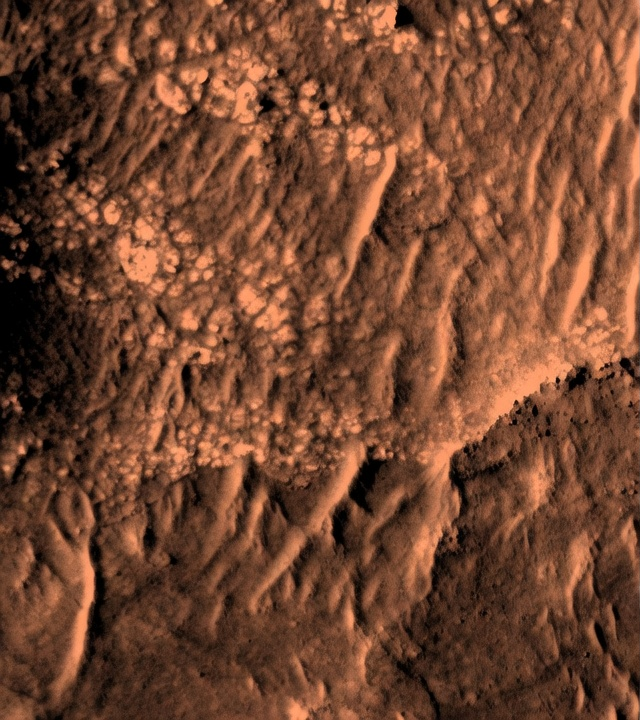
#> input picture worlds/jezero-corduroy-ridges/assets/terrain_texture.png, 640 x 720 px, found by its file name
$ python build_scene.py
#> lines starting #> are read from the running program, lines starting #| are printed output that depends on the picture
#!/usr/bin/env python3
"""Assemble mars_scene.usda from the Grok assets in assets/.

Inputs (from generate_assets.py): terrain_texture.png + heightmap.png (joint
canvas halves), terrain_hires.jpg (recursive quadrant upscale, optional),
MarsSky.png.

Small world = high texel density; the recursive Grok upscale multiplies the
ground texture resolution without ever touching the heightmap, so the mesh
stays identical. Textured sky dome + warm sun/fill; rover with solar panel
and mast cameras. Z-up, meters, Isaac-friendly. Gate with usdchecker +
usdrecord.
"""

import math
from pathlib import Path

import numpy as np
from PIL import Image

WORLD_W = 44.0        # meters; height/depth follow the canvas panel aspect
HEIGHT_RANGE = 6.0    # meters black->white
GRID_STEP = 0.25      # target vertex spacing, meters
SPAWN_FLATTEN_R = 2.5 # landing-zone flatten radius, meters


def fmt(v):
    return f"({v[0]:.4g}, {v[1]:.4g}, {v[2]:.4g})"


def fmt2(v):
    return f"({v[0]:.4g}, {v[1]:.4g})"


def lookat_matrix(eye, target, up=(0, 0, 1)):
    eye, target, up = (np.array(v, dtype=float) for v in (eye, target, up))
    f = target - eye
    f /= np.linalg.norm(f)
    r = np.cross(f, up)
    r /= np.linalg.norm(r)
    u = np.cross(r, f)
    return [r, u, -f], eye


def matrix4_str(rows, eye):
    r, u, z = rows
    return (
        f"( ({r[0]:.4g}, {r[1]:.4g}, {r[2]:.4g}, 0), "
        f"({u[0]:.4g}, {u[1]:.4g}, {u[2]:.4g}, 0), "
        f"({z[0]:.4g}, {z[1]:.4g}, {z[2]:.4g}, 0), "
        f"({eye[0]:.4g}, {eye[1]:.4g}, {eye[2]:.4g}, 1) )"
    )


FACES = [
    (2, -1, [0, 3, 2, 1]), (2, +1, [4, 5, 6, 7]),
    (1, -1, [0, 1, 5, 4]), (1, +1, [2, 3, 7, 6]),
    (0, -1, [3, 0, 4, 7]), (0, +1, [1, 2, 6, 5]),
]


# [42 lines left out: function box_mesh, not called in this run]


def tex_material(mid, tex, rough, metal=0.0):
    base = f"/World/Materials/{mid}"
    return f'''        def Material "{mid}"
        {{
            token outputs:surface.connect = <{base}/PBR.outputs:surface>

            def Shader "PBR"
            {{
                uniform token info:id = "UsdPreviewSurface"
                color3f inputs:diffuseColor.connect = <{base}/Tex.outputs:rgb>
                float inputs:roughness = {rough}
                float inputs:metallic = {metal}
                token outputs:surface
            }}

            def Shader "stReader"
            {{
                uniform token info:id = "UsdPrimvarReader_float2"
                string inputs:varname = "st"
                float2 outputs:result
            }}

            def Shader "Tex"
            {{
                uniform token info:id = "UsdUVTexture"
                asset inputs:file = @assets/{tex}@ (
                    colorSpace = "sRGB"
                )
                float2 inputs:st.connect = <{base}/stReader.outputs:result>
                token inputs:wrapS = "repeat"
                token inputs:wrapT = "repeat"
                float3 outputs:rgb
            }}
        }}
'''


# [15 lines left out: function color_material, not called in this run]


def build(assets: Path, out: Path) -> None:
    from PIL import ImageFilter
    macro = Image.open(assets / "terrain_texture.png").convert("RGB")
#> macro is the input picture: PIL image 640x720 RGB; mean R, G, B 114.9, 70.1, 47.7
    hm_img = Image.open(assets / "heightmap.png").convert("L")
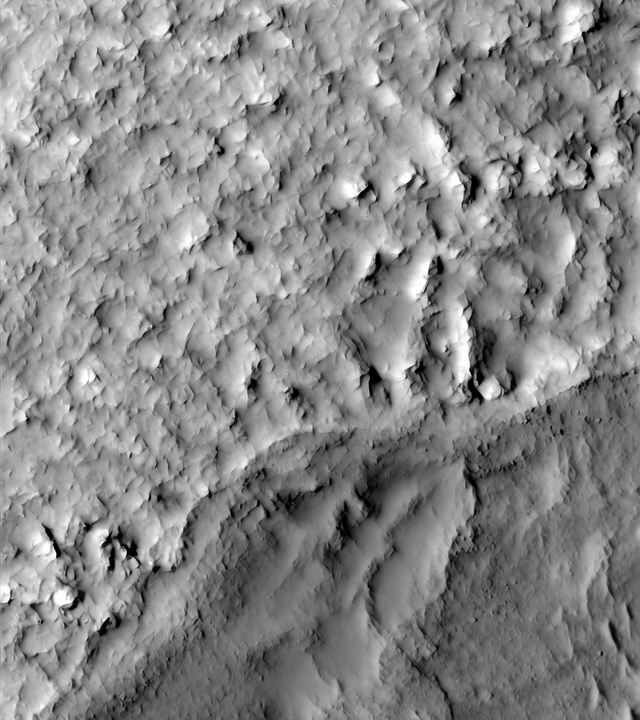
#> input picture worlds/jezero-corduroy-ridges/assets/heightmap.png, 640 x 720 px, found by its file name
#> hm_img is the input picture: PIL image 640x720 L; min 0, max 255, mean 135.2
    # smooth only for meshing (jpg speckle -> bumpy quads); stored asset stays crisp
    hm_img = hm_img.filter(ImageFilter.MedianFilter(5))
    hm_img = Image.blend(hm_img.filter(ImageFilter.GaussianBlur(6)),
                         hm_img.filter(ImageFilter.GaussianBlur(1.5)), 0.35)
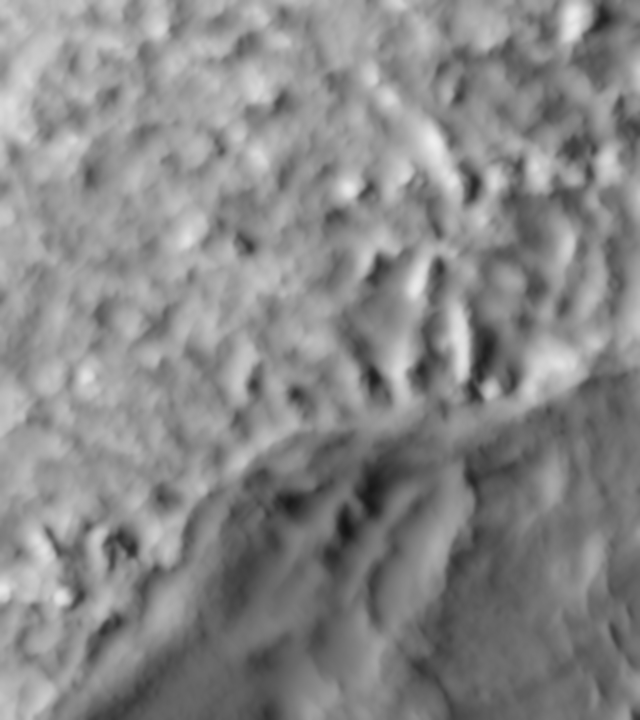
#> hm_img: PIL image 640x720 L; min 21, max 238, mean 135.6
    pw, ph = macro.size
#> pw = 640; ph = 720
    W = WORLD_W
    D = WORLD_W * ph / pw
#> D = 49.5

    # ground texture: recursive Grok upscale if available, else the raw panel
    ground_tex = "terrain_hires.jpg" if (assets / "terrain_hires.jpg").exists() else "terrain_texture.png"
    if ground_tex == "terrain_texture.png":
        print("NOTE: terrain_hires.jpg missing, binding base-res terrain_texture.png")

    # --- heightfield ------------------------------------------------------
    hm = np.asarray(hm_img, dtype=np.float32) / 255.0
    nx = int(W / GRID_STEP) + 1
    ny = int(D / GRID_STEP) + 1
#> ny = 199
    xs = np.linspace(0, W, nx)
    ys = np.linspace(0, D, ny)
#> ys = 199 values from 0 to 49.5
    ui = np.clip((xs / W) * (hm.shape[1] - 1), 0, hm.shape[1] - 1).astype(int)
#> ui = 177 values from 0 to 639
    vi = np.clip((1 - ys / D) * (hm.shape[0] - 1), 0, hm.shape[0] - 1).astype(int)
    H = hm[np.ix_(vi, ui)] * HEIGHT_RANGE
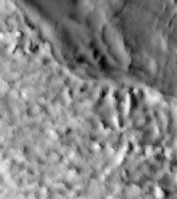
#> H: shape (199, 177) float32; min 0.541, max 5.6, mean 3.19; drawn with min black and max white

    def height_at(x, y):
        i = np.clip(x / W * (nx - 1), 0, nx - 1)
        j = np.clip(y / D * (ny - 1), 0, ny - 1)
        i0, j0 = int(i), int(j)
        i1, j1 = min(i0 + 1, nx - 1), min(j0 + 1, ny - 1)
        fi, fj = i - i0, j - j0
        return (H[j0, i0] * (1 - fi) * (1 - fj) + H[j0, i1] * fi * (1 - fj)
                + H[j1, i0] * (1 - fi) * fj + H[j1, i1] * fi * fj)

    # rover spawn: flattest interior spot
    best, spawn = None, (W / 2, D / 2)
#> spawn = (22, 24.75)
    win = 4
    for j in range(int(ny * 0.2), int(ny * 0.8), 2):
        for i in range(int(nx * 0.2), int(nx * 0.8), 2):
            v = H[j - win:j + win + 1, i - win:i + win + 1].std()
            if best is None or v < best:
                best, spawn = v, (xs[i], ys[j])
#> after the loop, best = 0.136; spawn = (19.75, 9.75)
    rx, ry = spawn
#> rx = 19.75; ry = 9.75
    rz = height_at(rx, ry)
#> in height_at, `i = np.clip(x / W * (nx - 1), 0, nx - 1)`: i = 79
#> in height_at, `j = np.clip(y / D * (ny - 1), 0, ny - 1)`: j = 39
#> in height_at, `i0, j0 = int(i), int(j)`: i0 = 79; j0 = 39
#> in height_at, `i1, j1 = min(i0 + 1, nx - 1), min(j0 + 1, ny - 1)`: i1 = 80; j1 = 40
#> in height_at, `fi, fj = i - i0, j - j0`: fi = 0
#> rz = 2.45

    # flatten landing zone around the spawn (v1 trick, keeps the drop stable)
    gx, gy = np.meshgrid(xs, ys)
    blend = np.exp(-(((gx - rx) ** 2 + (gy - ry) ** 2) / SPAWN_FLATTEN_R ** 2))
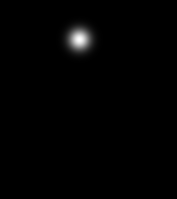
#> blend: shape (199, 177) float64; min 2.2e-151, max 1, mean 0.00892
    H = H * (1 - blend) + rz * blend

    yaw = math.atan2(D / 2 - ry, W / 2 - rx)
#> yaw = 1.42
    yaw_deg = math.degrees(yaw)
#> yaw_deg = 81.47

    pts, st = [], []
    for j in range(ny):
        for i in range(nx):
            pts.append(f"({xs[i]:.4g}, {ys[j]:.4g}, {H[j, i]:.4g})")
            st.append(f"({xs[i] / W:.4g}, {ys[j] / D:.4g})")
#> after the loop, pts = 35223 items; st = 35223 items
    counts, indices = [], []
    for j in range(ny - 1):
        for i in range(nx - 1):
            a = j * nx + i
            counts.append("4")
            indices += [str(a), str(a + 1), str(a + nx + 1), str(a + nx)]
    dzdx = np.gradient(H, xs, axis=1)
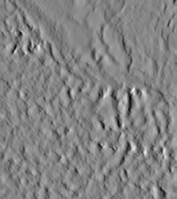
#> dzdx: shape (199, 177) float64; min -5.65, max 5.27, mean -0.0158; drawn with min black and max white
    dzdy = np.gradient(H, ys, axis=0)
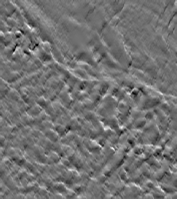
#> dzdy: shape (199, 177) float64; min -3.29, max 4.09, mean 0.0247; drawn with min black and max white
    nrm = []
    for j in range(ny):
        for i in range(nx):
            n = np.array([-dzdx[j, i], -dzdy[j, i], 1.0])
            n /= np.linalg.norm(n)
            nrm.append(f"({n[0]:.4g}, {n[1]:.4g}, {n[2]:.4g})")
#> after the loop, nrm = 35223 items

    # --- cameras ----------------------------------------------------------
    overhead = matrix4_str(*lookat_matrix((W / 2, D / 2, 42), (W / 2, D / 2 + 0.01, 0)))
    fwd = np.array([math.cos(yaw), math.sin(yaw), 0])
#> fwd = [0.148, 0.989, 0]
    left = np.array([-fwd[1], fwd[0], 0])
#> left = [-0.989, 0.148, 0]
    hero_eye = np.array([rx, ry, rz]) - 6.5 * fwd + 3.5 * left + np.array([0, 0, 2.4])
#> hero_eye = [15.32, 3.84, 4.85]
    hero = matrix4_str(*lookat_matrix(hero_eye, (rx, ry, rz + 0.9)))

    parts = [f'''#usda 1.0
(
    defaultPrim = "World"
    metersPerUnit = 1
    upAxis = "Z"
    doc = "Mars rover scene - Grok Imagine terrain/heightmap/tiles, deterministic assembly"
)

def Xform "World" (
    kind = "assembly"
)
{{
    def Mesh "Terrain" (
        prepend apiSchemas = ["MaterialBindingAPI"]
    )
    {{
        float3[] extent = [(0, 0, {float(H.min()):.4g}), ({W:.4g}, {D:.4g}, {float(H.max()):.4g})]
        int[] faceVertexCounts = [{", ".join(counts)}]
        int[] faceVertexIndices = [{", ".join(indices)}]
        point3f[] points = [{", ".join(pts)}]
        normal3f[] normals = [{", ".join(nrm)}] (
            interpolation = "vertex"
        )
        texCoord2f[] primvars:st = [{", ".join(st)}] (
            interpolation = "vertex"
        )
        uniform token subdivisionScheme = "none"
        uniform bool doubleSided = 1
        rel material:binding = </World/Materials/MarsGround>
    }}
''']

    parts.append(f'''    def Scope "Cameras"
    {{
        def Camera "OverheadCam"
        {{
            float focalLength = 16
            float2 clippingRange = (0.5, 300)
            matrix4d xformOp:transform = {overhead}
            uniform token[] xformOpOrder = ["xformOp:transform"]
        }}

        def Camera "HeroCam"
        {{
            float focalLength = 21
            float2 clippingRange = (0.05, 300)
            matrix4d xformOp:transform = {hero}
            uniform token[] xformOpOrder = ["xformOp:transform"]
        }}
    }}

    def DomeLight "SkyLight"
    {{
        float inputs:intensity = 1.1
        color3f inputs:color = (1, 0.88, 0.75)
        asset inputs:texture:file = @assets/MarsSky.png@
    }}

    def DistantLight "Sun"
    {{
        float inputs:intensity = 3.2
        color3f inputs:color = (1, 0.82, 0.62)
        float3 xformOp:rotateXYZ = (-62, 0, 35)
        uniform token[] xformOpOrder = ["xformOp:rotateXYZ"]
    }}

    def DistantLight "Fill"
    {{
        float inputs:intensity = 0.9
        color3f inputs:color = (1, 0.75, 0.6)
        float3 xformOp:rotateXYZ = (-75, 0, -150)
        uniform token[] xformOpOrder = ["xformOp:rotateXYZ"]
    }}

    def Scope "Materials"
    {{
''')
    parts.append(tex_material("MarsGround", ground_tex, 0.9))
    parts.append('''    }
}
''')

    out.write_text("".join(parts))
    print(f"wrote {out} | world {W:.0f}x{D:.0f} m | {nx * ny} verts | "
          f"spawn (flattened) at ({rx:.1f}, {ry:.1f}, {rz:.2f})")
#| wrote mars_scene.usda | world 44x50 m | 35223 verts | spawn (flattened) at (19.8, 9.8, 2.45)


if __name__ == "__main__":
    import argparse
    ap = argparse.ArgumentParser()
    ap.add_argument("--assets", type=Path, default=Path(__file__).parent.parent / "assets")
    ap.add_argument("--out", type=Path, default=Path(__file__).parent.parent / "mars_scene.usda")
    args = ap.parse_args()
    build(args.assets, args.out)
